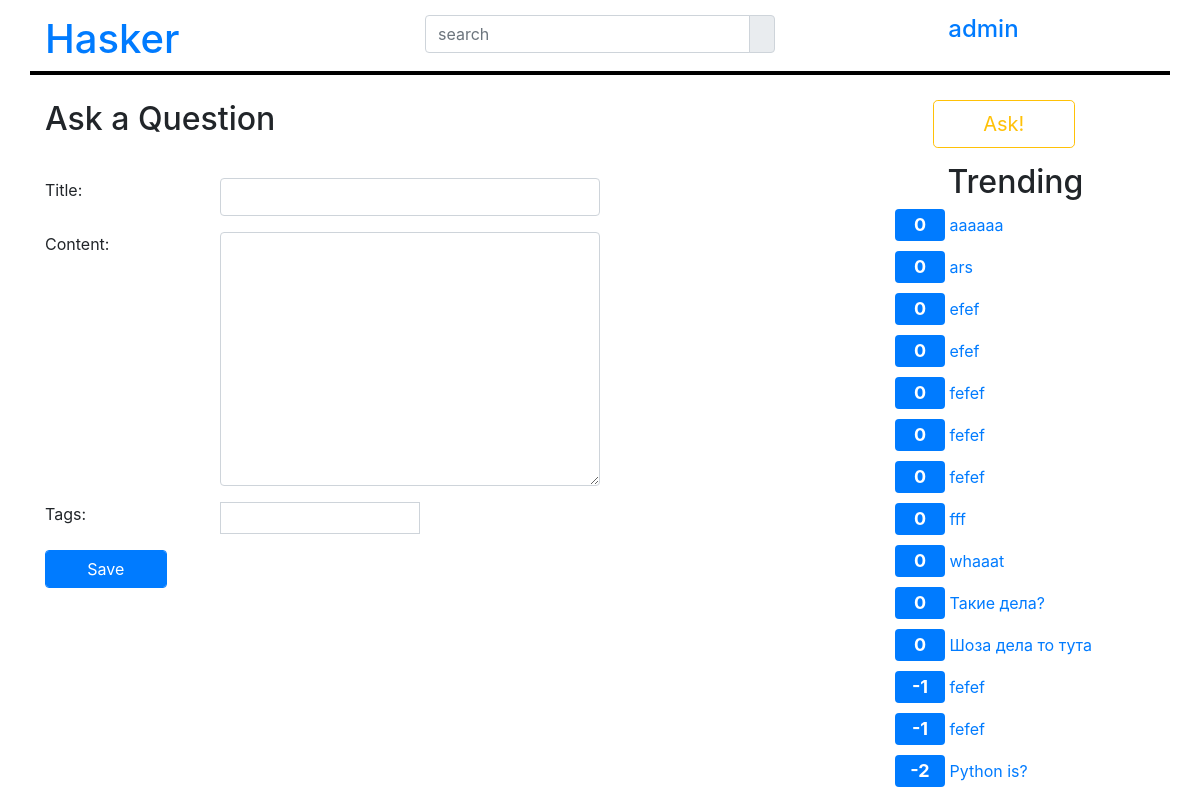
The page /ask/ (signed in) on the database as committed earlier.
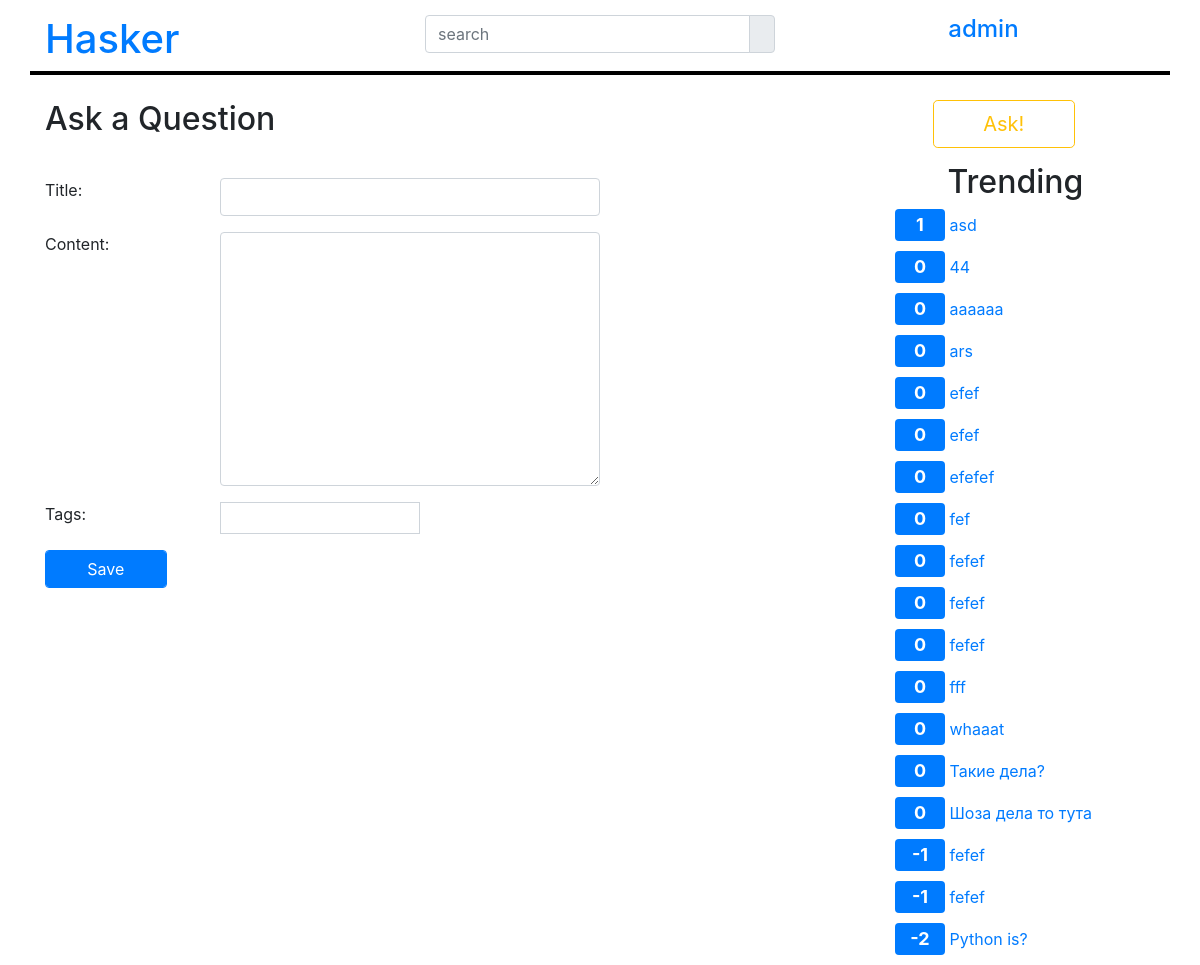
The same page on the database as committed later.
### apps/qa/models.py (models this page shows, shortened)
class Question(models.Model):
    title = models.CharField(max_length=200)
    slug = models.SlugField(max_length=40)
    content = models.TextField()
    create_by = models.ForeignKey(User, related_name='questions')
    create_at = models.DateTimeField(auto_now_add=True)
    tags = models.ManyToManyField('Tag')
    vote_count = models.SmallIntegerField(default=0)
    class Meta:
        ordering = ['-create_at']

### apps/qa/views.py (the view, shortened to what this page needs)
# urls.py: url(r'^ask/$', QuestionCreateView.as_view(), name='create'),
class QuestionCreateView(CreateView):
    template_name = 'qa/create.html'
    form_class = QuestionForm
    def get_context_data(self, **kwargs):
        context = super().get_context_data(**kwargs)
        context['tags'] = Tag.objects.all()  # for autocomplate
        return context

### apps/qa/forms.py
class QuestionForm(forms.ModelForm):
    class Meta:
        model = Question
        fields = (
            "title",
            "content",
        )

### apps/qa/context_processors.py (called while the page is built)
def ad(request):
    return {
        'trand_questions': Question.objects.order_by('-vote_count', 'title')[:20],
    }

### apps/qa/templatetags/class_atr_for_field.py (called while the page is built)
@register.filter(name='add_class')
def add_class(field, class_name):
    return field.as_widget(attrs={"class": class_name})

### apps/users/models.py (called while the page is built)
    def get_avatar_url(self):
        return self.avatar.url

### templates/qa/create.html (shortened to what this page needs)
{% extends 'base.html' %}
{% load staticfiles %}
{% block styles %}
    <link rel="stylesheet" href="{% static 'libs/jQuery-tagEditor/jquery.tag-editor.css' %}">
{% endblock %}
{% block content %}
     <h2 class="title">Ask a Question</h2>
    <form action="{% url 'qa:create' %}"
          method="post"
          class="pure-form pure-form-stacked"
    >
        {% include 'includes/form_default.html' %}
        <div class="form-group">
            <div class="row">
                <label class="col-3" for="tags">Tags:</label>
            </div>
        </div>
        <input type="submit" value="Save" class="form-control btn-primary col-2">
    </form>
{% endblock %}

### templates/includes/trands.html
<div class="row align-items-center">
    <a class="offset-2 col-6 btn btn-outline-warning btn-lg" href="{% url 'qa:create' %}">Ask!</a>
    <h2 class="offset-2 col-6" style="margin-top: 15px">Trending</h2>
    <div class="row">
        {% for trand_question in trand_questions %}
            <div class="col-12">
                <span class="badge badge-primary trand_value">{{ trand_question.vote_count }}</span>
                <a href="{% url 'qa:detail' trand_question.slug %}">{{ trand_question.title }}</a>
            </div>
        {% endfor %}
    </div>
</div>

Rows that differ between the two databases and show on the page:
added Question: vote_count "1", title "asd"
added Question: vote_count "0", title "44"
added Question: vote_count "0", title "efefef"
added Question: vote_count "0", title "fef"
